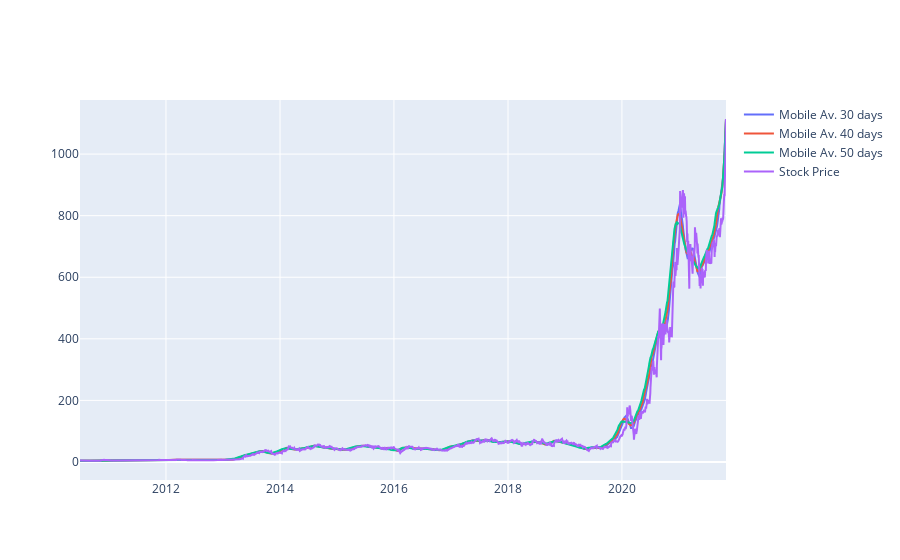

Notebook code cell kept with this figure:
### Code cell
MAplot()

### Figure 1 — Plotly figure (JSON) as saved in the notebook; plotly's stock layout.template omitted (floating-point values rounded to 4 significant figures; data arrays with more than 128 entries replaced by an {"elided": "..."} marker saying what was removed)
{"data": [{"name": "Mobile Av. 30 days", "type": "scatter", "x": {"elided": "2856 str values"}, "xaxis": "x", "y": {"elided": "2856 float values"}, "yaxis": "y"}, {"name": "Mobile Av. 40 days", "type": "scatter", "x": {"elided": "2856 str values"}, "xaxis": "x", "y": {"elided": "2856 float values"}, "yaxis": "y"}, {"name": "Mobile Av. 50 days", "type": "scatter", "x": {"elided": "2856 str values"}, "xaxis": "x", "y": {"elided": "2856 float values"}, "yaxis": "y"}, {"name": "Stock Price", "type": "scatter", "x": {"elided": "2856 str values"}, "xaxis": "x", "y": {"elided": "2856 float values"}, "yaxis": "y"}], "layout": {"xaxis": {"anchor": "y", "domain": [0, 1]}, "yaxis": {"anchor": "x", "domain": [0, 1]}}}
